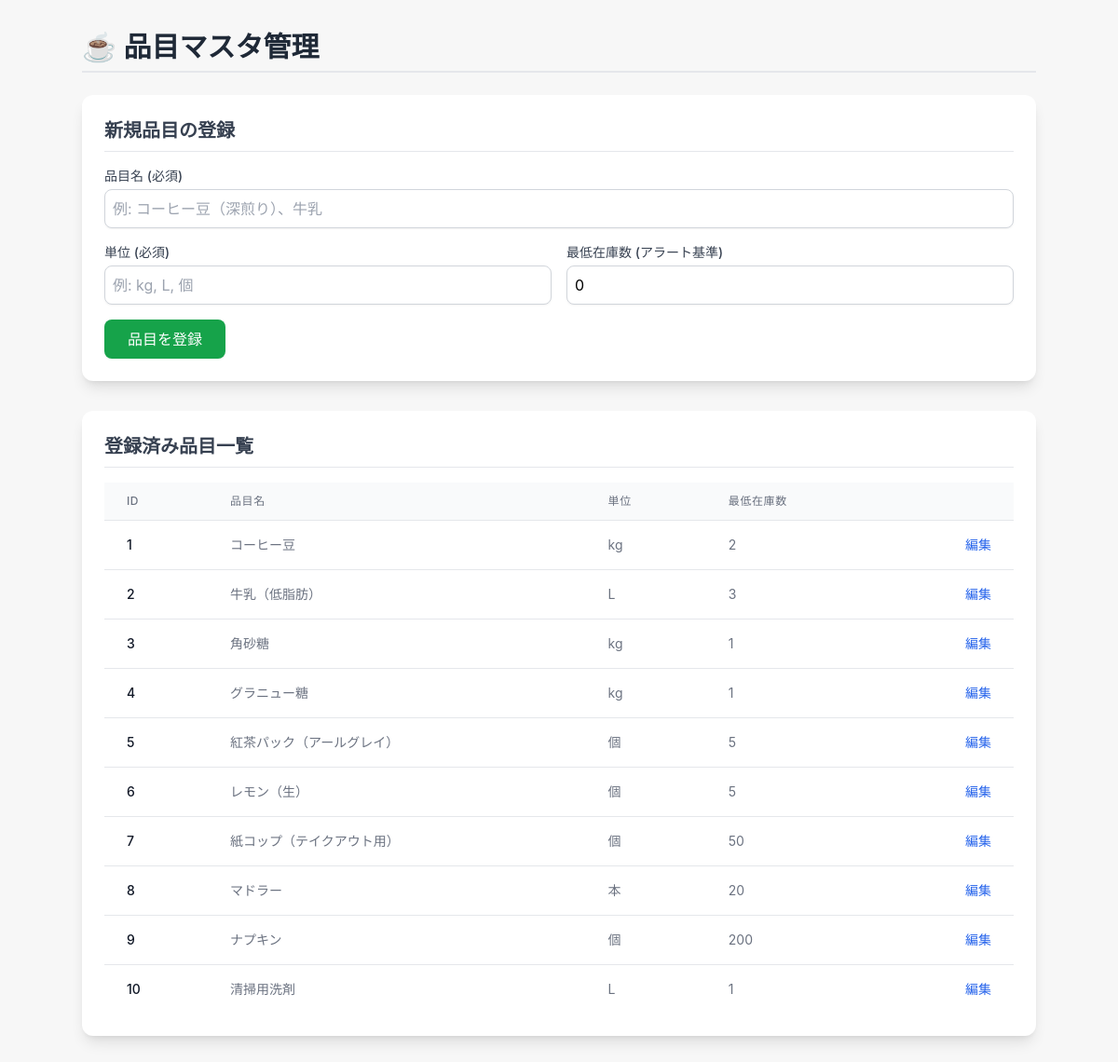
The page / on the database its author committed.
### tables this page shows
CREATE TABLE items (
    item_id INTEGER PRIMARY KEY AUTOINCREMENT,
    item_name TEXT NOT NULL, -- 品目名は必須と想定
    unit TEXT,
    min_stock INTEGER
);

### app.py (the view, shortened to what this page needs)
@app.route('/', methods=['GET', 'POST'])
def index():
    items = query_db('SELECT * FROM items')
    return render_template('index.html', items=items)

### app.py (called while the page is built)
def get_db():
    db = getattr(g, '_database', None)
    if db is None:
        db = g._database = sqlite3.connect(DATABASE)
        db.execute('PRAGMA foreign_keys = ON')
        db.row_factory = sqlite3.Row
    return db

@app.teardown_appcontext
def close_connection(exception):
    db = getattr(g, '_database', None)
    if db is not None:
        db.close()

def query_db(query, args=(), one=False):
    cur = get_db().execute(query, args)
    rv = cur.fetchall()
    cur.close()
    return (rv[0] if rv else None) if one else rv

### templates/index.html (shortened to what this page needs)
<!DOCTYPE html>
<html lang="ja">
<head>
    <script src="https://cdn.tailwindcss.com"></script>
</head>
<body class="p-4 sm:p-8">
    <div class="container mx-auto">
        <h1 class="text-3xl font-bold text-gray-800 mb-6 border-b-2 pb-2">☕ 品目マスタ管理</h1>
        <div class="bg-white p-6 rounded-xl shadow-lg mb-8">
            <h2 class="text-xl font-semibold text-gray-700 mb-4 border-b pb-2">新規品目の登録</h2>
            <form method="POST" action="{{ url_for('index') }}" class="space-y-4">
                <div>
                    <label for="item_name" class="block text-sm font-medium text-gray-700">品目名 (必須)</label>
                    <input type="text" id="item_name" name="item_name" required
                           class="mt-1 block w-full rounded-lg border-gray-300 shadow-sm focus:border-blue-500 focus:ring-blue-500 p-2 border"
                           placeholder="例: コーヒー豆（深煎り）、牛乳" maxlength="50">
                </div>
                <div class="grid grid-cols-1 sm:grid-cols-2 gap-4">
                    <div>
                        <label for="unit" class="block text-sm font-medium text-gray-700">単位 (必須)</label>
                        <input type="text" id="unit" name="unit" required
                               class="mt-1 block w-full rounded-lg border-gray-300 shadow-sm focus:border-blue-500 focus:ring-blue-500 p-2 border"
                               placeholder="例: kg, L, 個" maxlength="10">
                    </div>
                    <div>
                        <label for="min_stock" class="block text-sm font-medium text-gray-700">最低在庫数 (アラート基準)</label>
                        <input type="number" id="min_stock" name="min_stock" min="0" value="0"
                               class="mt-1 block w-full rounded-lg border-gray-300 shadow-sm focus:border-blue-500 focus:ring-blue-500 p-2 border">
                    </div>
                </div>
                <button type="submit"
                        class="w-full sm:w-auto px-6 py-2 border border-transparent rounded-lg shadow-sm text-base font-medium text-white bg-green-600 hover:bg-green-700 focus:outline-none focus:ring-2 focus:ring-offset-2 focus:ring-green-500 transition duration-150 ease-in-out">
                    品目を登録
                </button>
            </form>
        </div>
        <div class="bg-white p-6 rounded-xl shadow-lg overflow-x-auto">
            <h2 class="text-xl font-semibold text-gray-700 mb-4 border-b pb-2">登録済み品目一覧</h2>
            {% if items %}
            <table class="min-w-full divide-y divide-gray-200">
                <thead>
                    <tr class="bg-gray-50">
                        <th class="px-6 py-3 text-left text-xs font-medium text-gray-500 uppercase tracking-wider">ID</th>
                        <th class="px-6 py-3 text-left text-xs font-medium text-gray-500 uppercase tracking-wider">品目名</th>
                        <th class="px-6 py-3 text-left text-xs font-medium text-gray-500 uppercase tracking-wider">単位</th>
                        <th class="px-6 py-3 text-left text-xs font-medium text-gray-500 uppercase tracking-wider">最低在庫数</th>
                        <th class="px-6 py-3"></th>
                    </tr>
                </thead>
                <tbody class="bg-white divide-y divide-gray-200">
                    {% for item in items %}
                    <tr>
                        <td class="px-6 py-4 whitespace-nowrap text-sm font-medium text-gray-900">{{ item.item_id }}</td>
                        <td class="px-6 py-4 whitespace-nowrap text-sm text-gray-500">{{ item.item_name }}</td>
                        <td class="px-6 py-4 whitespace-nowrap text-sm text-gray-500">{{ item.unit }}</td>
                        <td class="px-6 py-4 whitespace-nowrap text-sm text-gray-500">{{ item.min_stock }}</td>
                        <td class="px-6 py-4 whitespace-nowrap text-right text-sm font-medium">
                            <a href="#" class="text-blue-600 hover:text-blue-900">編集</a>
                        </td>
                    </tr>
                    {% endfor %}
                </tbody>
            </table>
            {% else %}
            <p class="text-gray-500">現在、登録されている品目はありません。</p>
            {% endif %}
        </div>
     </div>
</body>
</html>

### templates/index.html (style rules this page uses)
body { font-family: "Inter", sans-serif; background-color: #f7f7f7; }
.container { max-width: 1000px; }

### rows shown on the page
items: item_id "1", item_name "コーヒー豆", unit "kg", min_stock "2"
items: item_id "2", item_name "牛乳（低脂肪）", unit "L", min_stock "3"
items: item_id "3", item_name "角砂糖", unit "kg", min_stock "1"
items: item_id "4", item_name "グラニュー糖", unit "kg", min_stock "1"
items: item_id "5", item_name "紅茶パック（アールグレイ）", unit "個", min_stock "5"
items: item_id "6", item_name "レモン（生）", unit "個", min_stock "5"
items: item_id "7", item_name "紙コップ（テイクアウト用）", unit "個", min_stock "50"
items: item_id "8", item_name "マドラー", unit "本", min_stock "20"
items: item_id "9", item_name "ナプキン", unit "個", min_stock "200"
items: item_id "10", item_name "清掃用洗剤", unit "L", min_stock "1"
